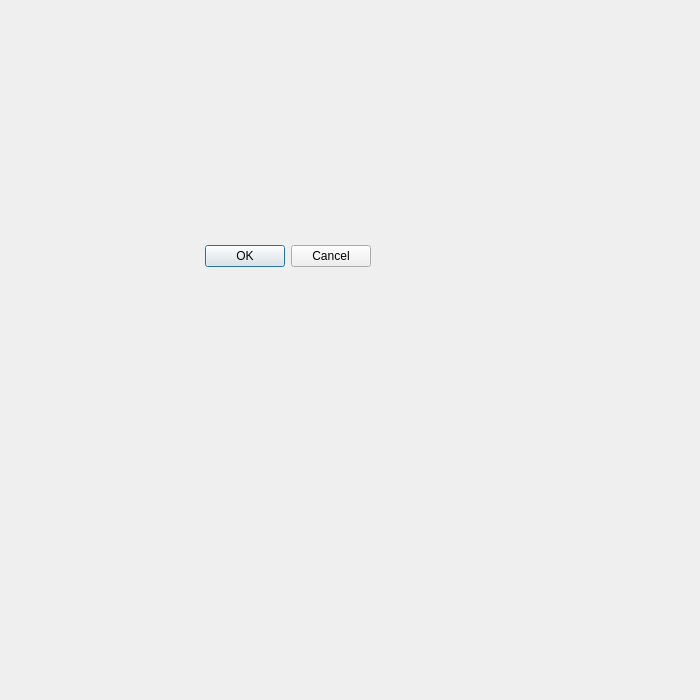
<?xml version="1.0" encoding="UTF-8"?>
<ui version="4.0">
 <class>ganaste</class>
 <widget class="QDialog" name="ganaste">
  <property name="geometry">
   <rect>
    <x>0</x>
    <y>0</y>
    <width>700</width>
    <height>700</height>
   </rect>
  </property>
  <property name="minimumSize">
   <size>
    <width>700</width>
    <height>0</height>
   </size>
  </property>
  <property name="maximumSize">
   <size>
    <width>700</width>
    <height>700</height>
   </size>
  </property>
  <property name="windowTitle">
   <string>Dialog</string>
  </property>
  <widget class="QDialogButtonBox" name="buttonBox">
   <property name="geometry">
    <rect>
     <x>30</x>
     <y>240</y>
     <width>341</width>
     <height>32</height>
    </rect>
   </property>
   <property name="orientation">
    <enum>Qt::Horizontal</enum>
   </property>
   <property name="standardButtons">
    <set>QDialogButtonBox::Cancel|QDialogButtonBox::Ok</set>
   </property>
  </widget>
 </widget>
 <resources/>
 <connections>
  <connection>
   <sender>buttonBox</sender>
   <signal>accepted()</signal>
   <receiver>ganaste</receiver>
   <slot>accept()</slot>
   <hints>
    <hint type="sourcelabel">
     <x>248</x>
     <y>254</y>
    </hint>
    <hint type="destinationlabel">
     <x>157</x>
     <y>274</y>
    </hint>
   </hints>
  </connection>
  <connection>
   <sender>buttonBox</sender>
   <signal>rejected()</signal>
   <receiver>ganaste</receiver>
   <slot>reject()</slot>
   <hints>
    <hint type="sourcelabel">
     <x>316</x>
     <y>260</y>
    </hint>
    <hint type="destinationlabel">
     <x>286</x>
     <y>274</y>
    </hint>
   </hints>
  </connection>
 </connections>
</ui>
